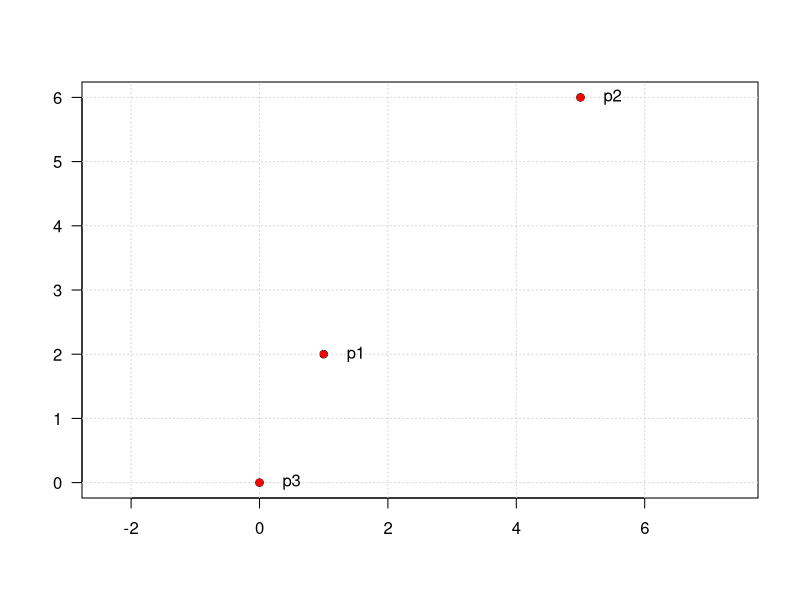
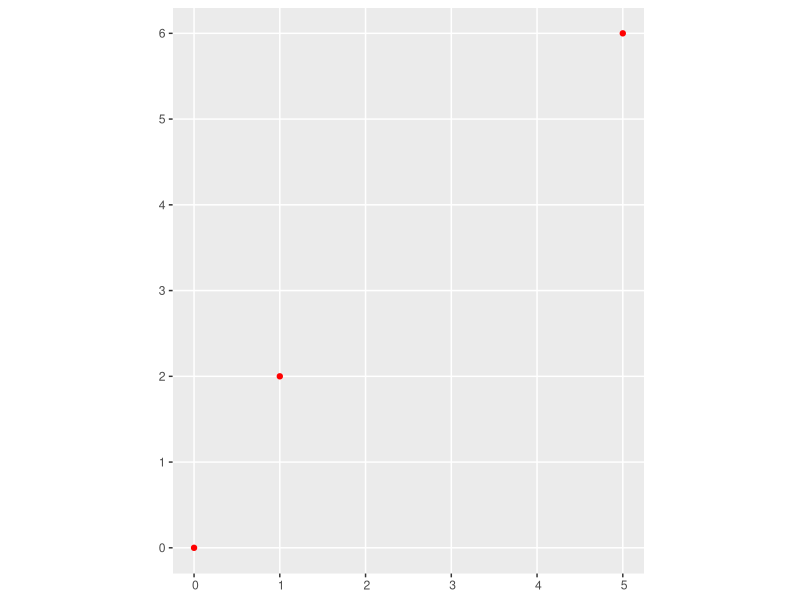
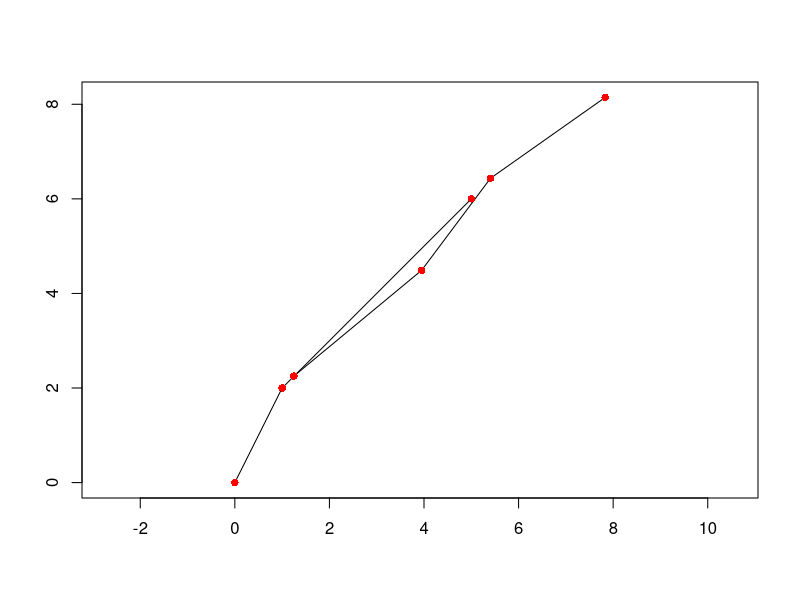
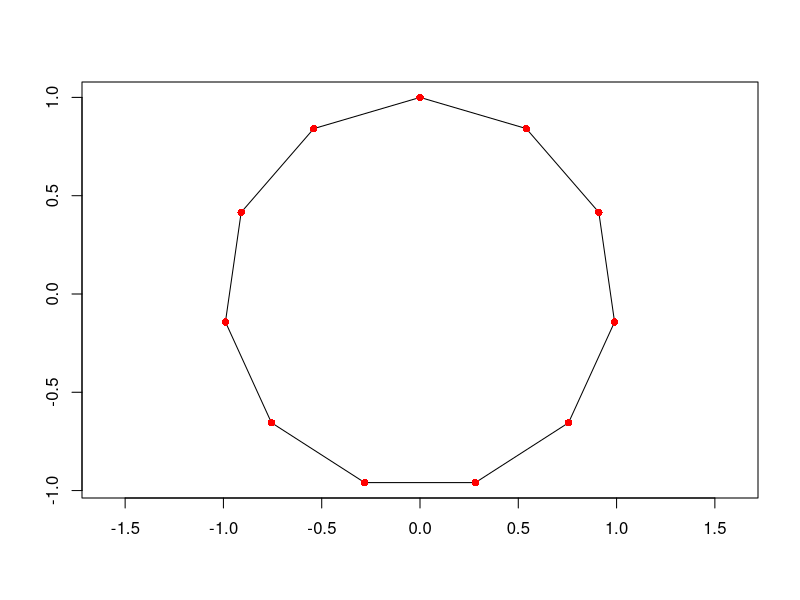
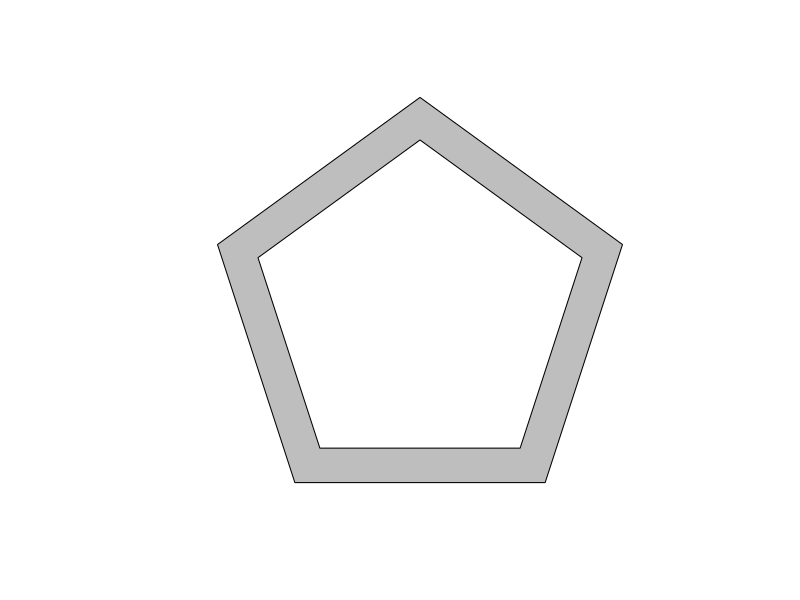
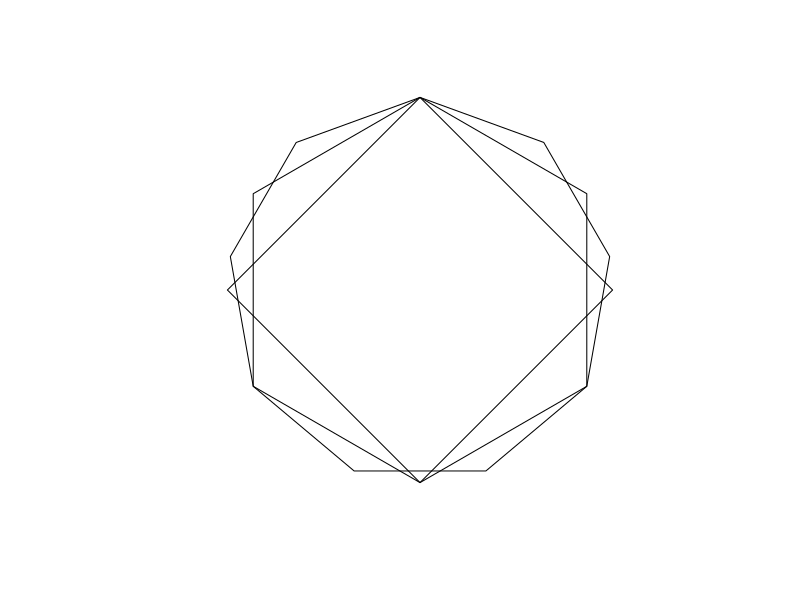
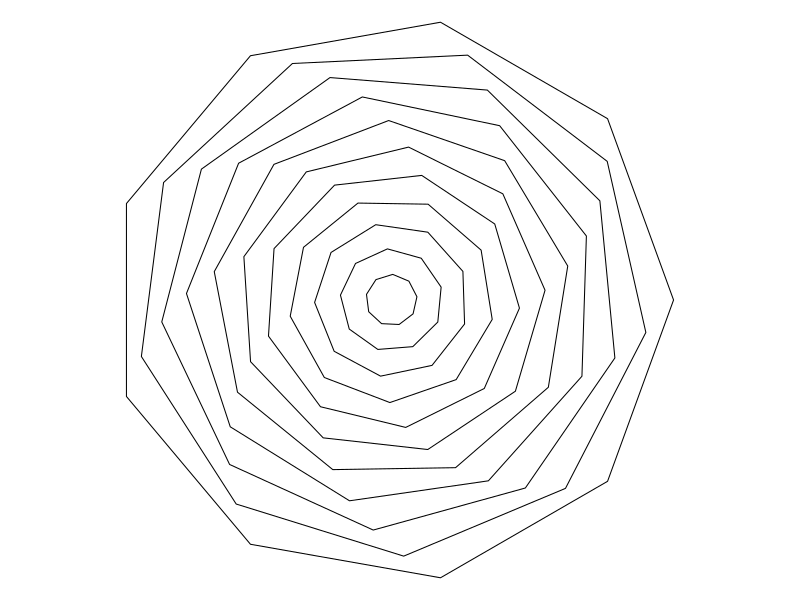
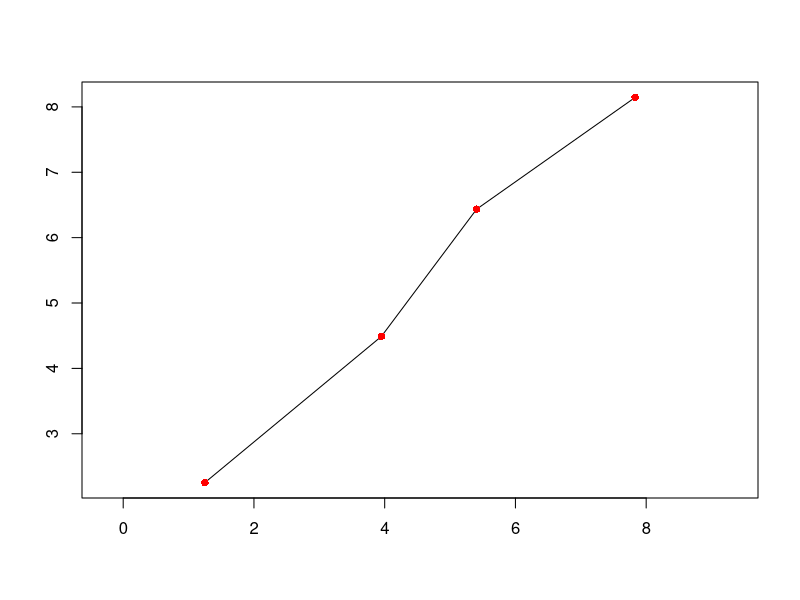

These charts were generated, in order, by the following R code:
## ---- chunk 1
knitr::opts_chunk$set(echo = TRUE)
## ---- chunk 2
library(tidyverse)
library(sf)
library(ggplot2)
## ---- chunk 3
p1 = st_point(c(1, 2))
p1
## ---- chunk 4
p2 = st_point(c(1, 2, 3, 4))
p2
## ---- chunk 5
p2 = st_point(5:6)
## ---- chunk 6
class(p2)
## ---- chunk 7
methods(class = "POINT")
## ---- chunk 8
p3 = st_point(rep(0,2))
## ---- chunk 9
n_points = c(p1, p2, p3)
## ---- chunk 10
class(n_points)
## ---- chunk 11
plot(n_points, axes = T, las = 1)
grid()
plot(n_points, pch = 16, col = "red", add = TRUE)
text(st_coordinates(p1) + 0.5 * c(1, 0), "p1")
text(st_coordinates(p2) + 0.5 * c(1, 0), "p2")
text(st_coordinates(p3) + 0.5 * c(1, 0), "p3")
## ---- chunk 12
ggplot(n_points) + geom_sf(col = "red")
## ---- chunk 13
st_multipoint(c(p1, p2))
## ---- chunk 14
st_multipoint(st_coordinates(c(p1, p2))[, 1:2])
## ---- chunk 15
st_multipoint(rbind(st_coordinates(p1), st_coordinates(p2)))
## ---- chunk 16
st_multipoint(rbind(p1, p2))
## ---- chunk 17
st_multipoint(as.matrix(c(p1, p2)))
## ---- chunk 18
methods(class = "sfg")
## ---- chunk 19
set.seed(1023)
mp1 = st_multipoint(matrix((1:8) + runif(8), 4, 2, byrow = T))
mp1

## ---- chunk 20
(
  l1 = st_linestring(c(p1, p2))
)
## ---- chunk 21
(
  l2 = st_linestring(c(p1, p3))
)
## ---- chunk 22
(
  l3 = st_linestring(mp1)
)
## ---- chunk 23
ml1 = st_multilinestring(list(l1, l2, l3))
## ---- chunk 24
plot(ml1, axes = TRUE)
plot(st_cast(ml1, "MULTIPOINT"), pch = 16, col = "red", add = TRUE)
## ---- chunk 25
n_pts_unit <- function(n, polygon = FALSE, r = 1, start = pi / 2){
  
  angles = 2 * pi * ((1:n) - 1) / n + start
  x = round(r * cos(angles), 8)
  y = round(r * sin(angles), 8)
  mp = matrix(c(x, y), n, 2)
  if (polygon) mp = rbind(mp, mp[1, ])
  result = st_multipoint(mp)
  return(result)
} 
## ---- chunk 26
points_p1 = n_pts_unit(11)
points_p1 = rbind(points_p1, points_p1[1, ])
(
  pp1 = st_polygon(list(points_p1))
)
## ---- chunk 27
plot(pp1, axes = TRUE)
plot(st_cast(pp1, "MULTIPOINT"), pch = 16, col = "red", add = TRUE)
## ---- chunk 28
points_p2 = n_pts_unit(5)
points_p2 = rbind(points_p2, points_p2[1, ])

(
  pp2 = st_polygon(list(points_p2, 0.8 * points_p2))
)
## ---- chunk 29
plot(pp2, col = 'grey')
## ---- chunk 30
plot(
  st_multipolygon(
    list(
      list(n_pts_unit(4, polygon = T, 2)),
      list(n_pts_unit(6, polygon = T, 2)),
      list(n_pts_unit(9, polygon = T, 2))
    )
  )
)
## ---- chunk 31
old_par = par(mar = rep(0,4))
n = 11
plot(
  st_multipolygon(
    list(
      lapply( ((1:n) - 1) * 2 * pi / n , 
        function(alpha) n_pts_unit(9, polygon = T, 
          r = 2 - 2 * alpha / (2 * pi) , start = alpha))
    )
  )
)
par(old_par)
## ---- chunk 32
(sc_mp1 =st_sfc(mp1))
## ---- chunk 33
st_coordinates(sc_mp1)
## ---- chunk 34
(
  sc_n_p1 = st_cast(sc_mp1, "POINT")
)
## ---- chunk 35
sc_n_p1[[2]]
## ---- chunk 36
sc_n_p1[[2]] %>% class()
## ---- chunk 37
st_coordinates(sc_n_p1)
## ---- chunk 38
st_cast(sc_mp1, "LINESTRING")
## ---- chunk 39
st_union(
  st_cast(sc_mp1, "POINT")
)
## ---- chunk 40
sc_mp1
## ---- chunk 41
st_cast(st_union(sc_n_p1[1], sc_n_p1[2]), "LINESTRING")
## ---- chunk 42
st_linestring(c(sc_n_p1[[1]], sc_n_p1[[2]]))
## ---- chunk 43
(
  segments_n_p1 = 
  lapply(1:(length(sc_n_p1) - 1), 
    function(k) st_linestring(c(sc_n_p1[[k]], sc_n_p1[[k + 1]])))
)
## ---- chunk 44
segments_n_p1[[1]]
## ---- chunk 45
st_sfc(segments_n_p1)
## ---- chunk 46
points_to_segments = function(sfc){
  n_segments = length(sfc) - 1
  crs = st_crs(sfc)
  
  result = st_sfc(
    lapply(1:n_segments, 
      function(k) st_linestring(c(sfc[[k]], sfc[[k + 1]]))),
    crs = crs
  )
  return(result)
}

## ---- chunk 47
points_to_segments(sc_n_p1)
## ---- chunk 48
(
  sc_lp1 = st_cast(sc_mp1, "LINESTRING")
)
## ---- chunk 49
st_length(sc_lp1)
## ---- chunk 50
st_cast(sc_lp1, 'MULTIPOINT')
## ---- chunk 51
plot(sc_lp1, axes = TRUE)
plot(st_cast(sc_lp1, 'POINT'),
  pch = 16, col = "red", add = TRUE)
## ---- chunk 52
st_segmentize(sc_lp1, 1)
## ---- chunk 53
plot(sc_lp1, axes = TRUE)
plot(st_cast(sc_lp1, 'POINT'),
  pch = 16, col = "red", add = TRUE)
plot(st_cast(
    st_segmentize(sc_lp1, 2.5), 'POINT'),
  pch = 1, col = "green", add = TRUE, cex = 2)
## ---- chunk 54
total_distance = st_length(sc_lp1)
unit_length = 4
n_exact_distance = floor(total_distance / unit_length)
st_line_sample(sc_lp1, 
  sample = c(0, unit_length * (1:n_exact_distance), total_distance)/total_distance)
## ---- chunk 55
plot(sc_lp1, axes = TRUE)
plot(st_cast(sc_lp1, 'POINT'),
  pch = 16, col = "red", add = TRUE)
plot(
  st_cast(
    st_line_sample(sc_lp1, 
      sample = c(0, unit_length * (1:n_exact_distance), total_distance)/total_distance),
    'POINT'),
  pch = 16, col = "green", add = TRUE)
## ---- chunk 56
(
  sf_n_p1 = st_sf(id = 1:length(sc_n_p1), sc_n_p1)
)
## ---- chunk 57
plot(sf_n_p1, axes = T)
## ---- chunk 58
ggplot(sf_n_p1) + geom_sf(aes(color = as.factor(id)))
